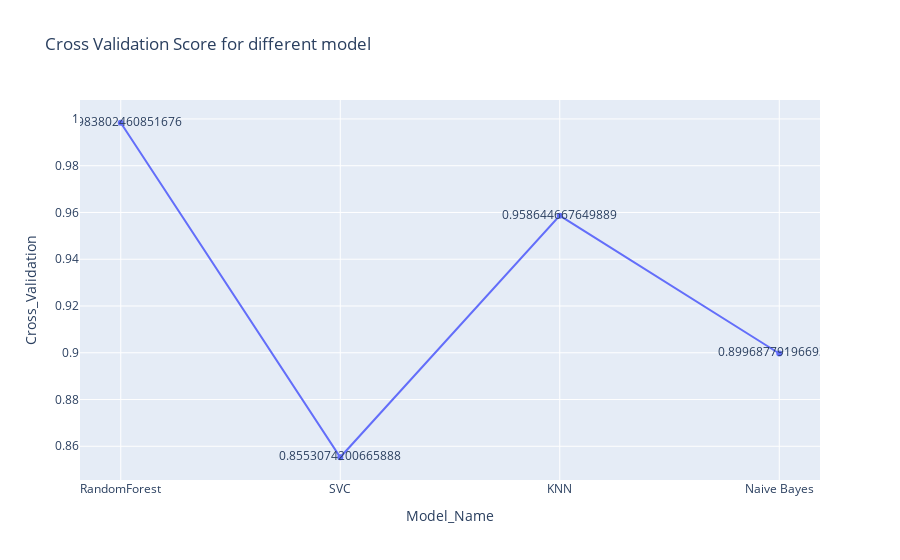

The notebook cell this image was saved under:
### Code cell
fig = px.line(df, x='Model_Name', y='Cross_Validation', text="Cross_Validation", title='Cross Validation Score for different model')
fig.show()

### Figure 1 — Plotly figure (JSON) as saved in the notebook; plotly's stock layout.template omitted (floating-point values rounded to 4 significant figures)
{"data": [{"hovertemplate": "Model_Name=%{x}<br>Cross_Validation=%{text}<extra></extra>", "legendgroup": "", "line": {"color": "#636efa", "dash": "solid"}, "marker": {"symbol": "circle"}, "mode": "text+markers+lines", "name": "", "orientation": "v", "showlegend": false, "text": [0.9984, 0.8553, 0.9586, 0.8997], "type": "scatter", "x": ["RandomForest", "SVC", "KNN", "Naive Bayes"], "xaxis": "x", "y": [0.9984, 0.8553, 0.9586, 0.8997], "yaxis": "y"}], "layout": {"legend": {"tracegroupgap": 0}, "title": {"text": "Cross Validation Score for different model"}, "xaxis": {"anchor": "y", "domain": [0, 1], "title": {"text": "Model_Name"}}, "yaxis": {"anchor": "x", "domain": [0, 1], "title": {"text": "Cross_Validation"}}}}
